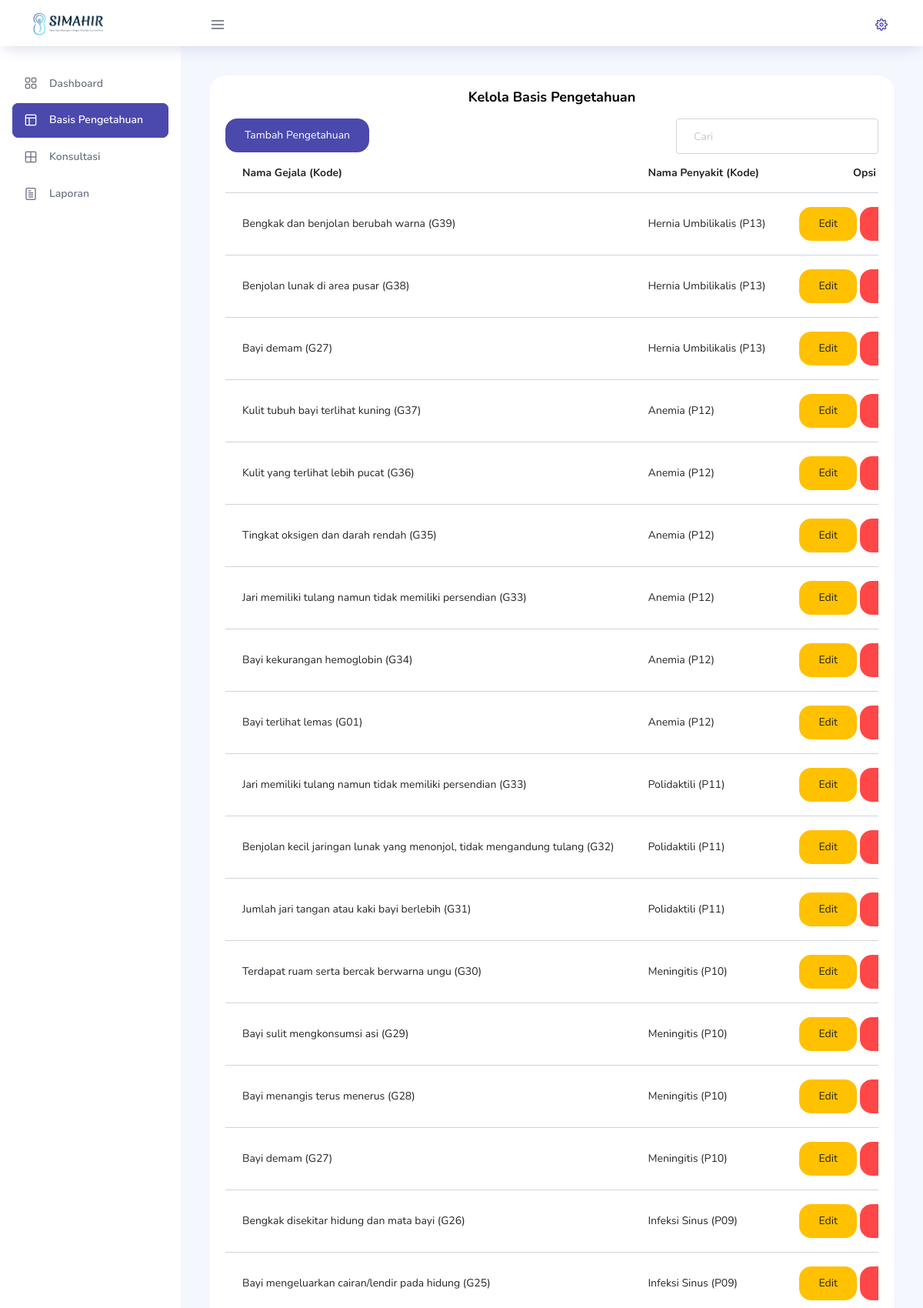
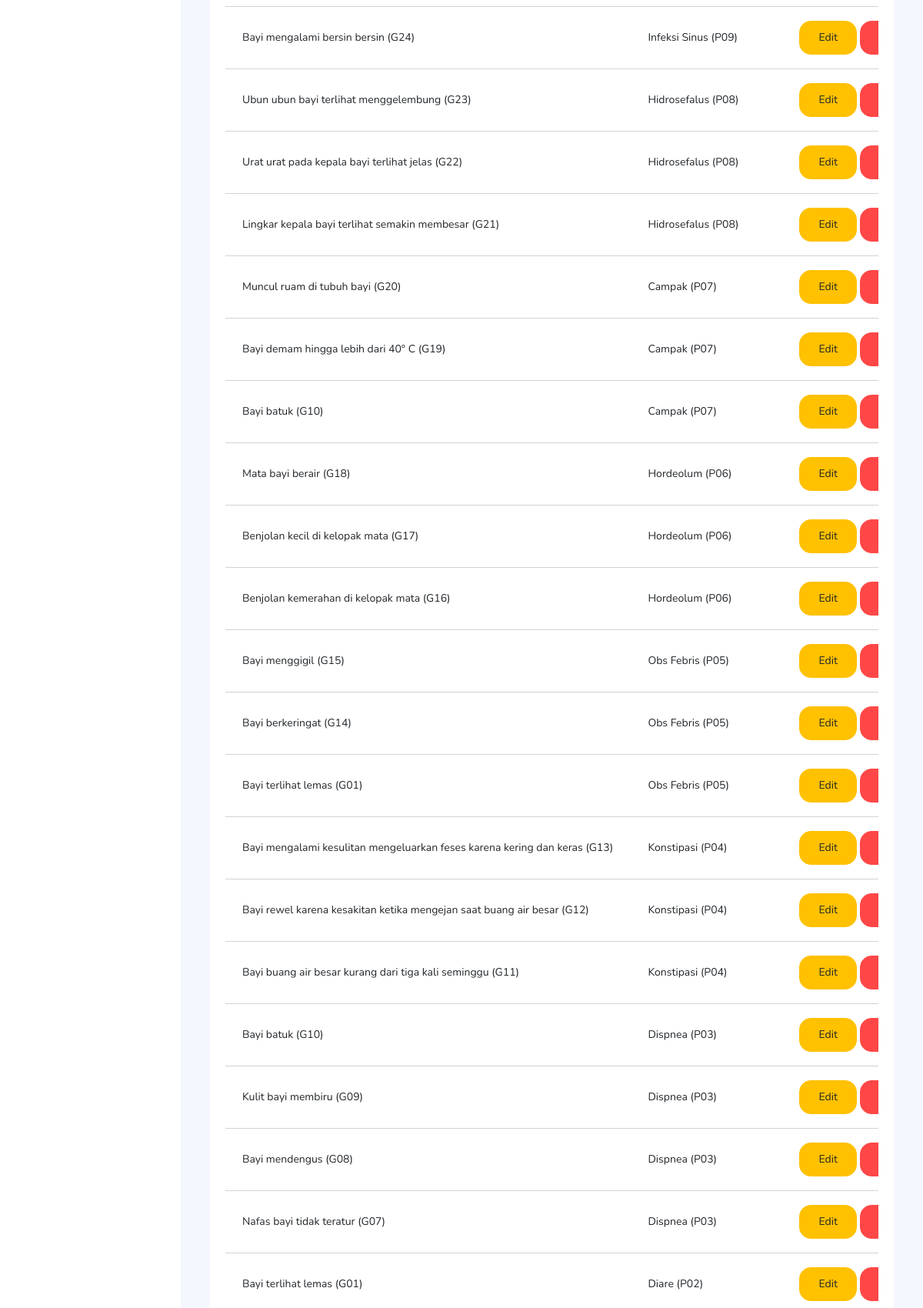
The app's page /view/basis_pengetahuan.php (signed in, upper part) with its own data (2 pictures, top to bottom).
### tables this page shows
CREATE TABLE `tb_pengetahuan`  (
  `id_pengetahuan` int(11) NOT NULL AUTO_INCREMENT,
  `kode_gejala` varchar(4) NULL DEFAULT NULL,
  `kode_penyakit` varchar(4) NULL DEFAULT NULL,
  PRIMARY KEY (`id_pengetahuan`) USING BTREE,
  INDEX `kd_gejala`(`kode_gejala`) USING BTREE,
  INDEX `kd_penyakit_pengetahuan`(`kode_penyakit`) USING BTREE,
  CONSTRAINT `kd_gejala` FOREIGN KEY (`kode_gejala`) REFERENCES `tb_gejala` (`kode_gejala`) ON DELETE CASCADE ON UPDATE CASCADE,
  CONSTRAINT `kd_penyakit_pengetahuan` FOREIGN KEY (`kode_penyakit`) REFERENCES `tb_penyakit` (`kode_penyakit`) ON DELETE CASCADE ON UPDATE CASCADE
);

CREATE TABLE `tb_gejala`  (
  `kode_gejala` varchar(4) NOT NULL,
  `nama_gejala` varchar(255) NOT NULL,
  PRIMARY KEY (`kode_gejala`) USING BTREE
);

CREATE TABLE `tb_penyakit`  (
  `kode_penyakit` varchar(4) NOT NULL,
  `nama_penyakit` varchar(50) NOT NULL,
  `keterangan_penyakit` text NULL,
  `foto` varchar(128) NULL DEFAULT NULL,
  `solusi` text NOT NULL,
  PRIMARY KEY (`kode_penyakit`) USING BTREE
);

### class/koneksi.php (called while the page is built, shortened)
<?php
    class koneksi{
        public function __construct($con){
            $this->db=$con;
        }
    }
?>

### view/basis_pengetahuan.php (the view, shortened to what this page needs)
<!DOCTYPE html>
<html lang="en">
<head>
    <link rel="stylesheet" href="../template/vendors/feather/feather.css">
    <link rel="stylesheet" href="../template/vendors/ti-icons/css/themify-icons.css">
    <link rel="stylesheet" href="../template/vendors/css/vendor.bundle.base.css">
    <link rel="stylesheet" href="../template/css/vertical-layout-light/style.css">
    <link rel="stylesheet" href="../template/vendors/select2/select2.min.css">
    <link rel="stylesheet" href="../template/vendors/select2-bootstrap-theme/select2-bootstrap.min.css">
</head>
<body>
    <div class="container-scroller">
        <nav class="navbar col-lg-12 col-12 p-0 fixed-top d-flex flex-row">
            <div class="text-center navbar-brand-wrapper d-flex align-items-center justify-content-center">
                <a class="navbar-brand brand-logo mr-5" href="../template/indexpakar.php"><img
                        src="../template/images/logo.png" class="mr-2" alt="logo" /></a>
            </div>
            <div class="navbar-menu-wrapper d-flex align-items-center justify-content-end">
                <button class="navbar-toggler navbar-toggler align-self-center" type="button" data-toggle="minimize">
                    <span class="icon-menu"></span>
                </button>
                <ul class="navbar-nav navbar-nav-right">
                    <li class="nav-item nav-profile dropdown">
                        <a class="nav-link dropdown-toggle" href="#" data-toggle="dropdown" id="profileDropdown">
                            <i class="icon-cog text-primary"></i>
                        </a>
                    </li>
                </ul>
            </div>
        </nav>
        <div class="container-fluid page-body-wrapper">
            <?php require_once '../template/menu_pakar.php' ?>
            <div class="main-panel">
                <div class="content-wrapper">
                    <div class="row">
                        <div class="col-lg-12 grid-margin stretch-card">
                            <div class="card">
                                <div class="card-body">
                                    <center>
                                        <h4 class="card-title">Kelola Basis Pengetahuan</h4>
                                    </center>
                                                    <?php
                                                    require_once '../class/koneksi.php';
                                                    require_once '../class/class_basis_pengetahuan.php';
                                                    ?>
                                    <div class="row justify-content-between">
                                        <div class="col-4">
                                            <button type="button" class="btn btn-primary" data-toggle="modal"
                                                data-target="#exampleModal">
                                                Tambah Pengetahuan
                                            </button>
                                        </div>
                                        <div class="col-4">
                                            <input class="form-control" placeholder="Cari" type='text' id='input'
                                                onkeyup='searchTable()'>
                                        </div>
                                    </div>
                                    <div class="table-responsive">
                                        <table class="table table-hover">
                                            <thead>
                                                <tr>
                                                    <th scope="col">Nama Gejala (Kode)</th>
                                                    <th scope="col">Nama Penyakit (Kode)</th>
                                                    <th>
                                                        <center>
                                                            Opsi
                                                        </center>
                                                    </th>
                                                </tr>
                                            </thead>
                                            <?php
                                            require_once '../class/class_basis_pengetahuan.php';
                                            $query = "SELECT tb_pengetahuan.*, tb_gejala.nama_gejala, tb_penyakit.nama_penyakit FROM tb_pengetahuan JOIN tb_gejala ON tb_pengetahuan.kode_gejala = tb_gejala.kode_gejala JOIN tb_penyakit ON tb_pengetahuan.kode_penyakit = tb_penyakit.kode_penyakit ORDER BY tb_pengetahuan.id_pengetahuan DESC";
                                            $pengetahuan->Tampilpengetahuan($query);
                                            ?>
                                        </table>
                                    </div>
                                </div>
                            </div>
                        </div>
                    </div>
                </div>
            </div>
        </div>
</body>
</html>

### class/class_basis_pengetahuan.php (shortened to what this page needs)
<?php
require_once 'koneksi.php';
class pengetahuan extends koneksi
{
    public function Tampilpengetahuan($query)
    {
        $query = $this->db->prepare($query);
        $query->execute();
        while ($row = $query->fetch(PDO::FETCH_ASSOC)) : ?>
            <tr>
                <td><?= "{$row['nama_gejala']} ({$row['kode_gejala']})"; ?></td>
                <td><?= "{$row['nama_penyakit']} ({$row['kode_penyakit']})"; ?></td>
                <td>
                    <center>
                        <a href="basis_pengetahuan_edit.php?id=<?= $row['id_pengetahuan'] ?>" class='btn btn-warning'><span class='bi bi-pen'></span>Edit</a>
                        <a class="del_pengetahuan btn btn-danger" id="<?= "{$row['id_pengetahuan']}" ?>">Hapus</a>
                    </center>
                </td>
            </tr>
        <?php endwhile;
    }
}

### records on screen
tb_pengetahuan: kode_gejala.nama_gejala "Bengkak dan benjolan berubah warna", kode_gejala "G39", kode_penyakit.nama_penyakit "Hernia Umbilikalis", kode_penyakit "P13"
tb_pengetahuan: kode_gejala.nama_gejala "Benjolan lunak di area pusar", kode_gejala "G38", kode_penyakit.nama_penyakit "Hernia Umbilikalis", kode_penyakit "P13"
tb_pengetahuan: kode_gejala.nama_gejala "Bayi demam", kode_gejala "G27", kode_penyakit.nama_penyakit "Hernia Umbilikalis", kode_penyakit "P13"
tb_pengetahuan: kode_gejala.nama_gejala "Kulit tubuh bayi terlihat kuning", kode_gejala "G37", kode_penyakit.nama_penyakit "Anemia", kode_penyakit "P12"
tb_pengetahuan: kode_gejala.nama_gejala "Kulit yang terlihat lebih pucat", kode_gejala "G36", kode_penyakit.nama_penyakit "Anemia", kode_penyakit "P12"
tb_pengetahuan: kode_gejala.nama_gejala "Tingkat oksigen dan darah rendah", kode_gejala "G35", kode_penyakit.nama_penyakit "Anemia", kode_penyakit "P12"
tb_pengetahuan: kode_gejala.nama_gejala "Jari memiliki tulang namun tidak memiliki persendian", kode_gejala "G33", kode_penyakit.nama_penyakit "Anemia", kode_penyakit "P12"
tb_pengetahuan: kode_gejala.nama_gejala "Bayi kekurangan hemoglobin", kode_gejala "G34", kode_penyakit.nama_penyakit "Anemia", kode_penyakit "P12"
tb_pengetahuan: kode_gejala.nama_gejala "Bayi terlihat lemas", kode_gejala "G01", kode_penyakit.nama_penyakit "Anemia", kode_penyakit "P12"
tb_pengetahuan: kode_gejala.nama_gejala "Jari memiliki tulang namun tidak memiliki persendian", kode_gejala "G33", kode_penyakit.nama_penyakit "Polidaktili", kode_penyakit "P11"
tb_pengetahuan: kode_gejala.nama_gejala "Benjolan kecil jaringan lunak yang menonjol, tidak mengandung tulang", kode_gejala "G32", kode_penyakit.nama_penyakit "Polidaktili", kode_penyakit "P11"
tb_pengetahuan: kode_gejala.nama_gejala "Jumlah jari tangan atau kaki bayi berlebih", kode_gejala "G31", kode_penyakit.nama_penyakit "Polidaktili", kode_penyakit "P11"
tb_pengetahuan: kode_gejala.nama_gejala "Terdapat ruam serta bercak berwarna ungu", kode_gejala "G30", kode_penyakit.nama_penyakit "Meningitis", kode_penyakit "P10"
tb_pengetahuan: kode_gejala.nama_gejala "Bayi sulit mengkonsumsi asi", kode_gejala "G29", kode_penyakit.nama_penyakit "Meningitis", kode_penyakit "P10"
tb_pengetahuan: kode_gejala.nama_gejala "Bayi menangis terus menerus", kode_gejala "G28", kode_penyakit.nama_penyakit "Meningitis", kode_penyakit "P10"
tb_pengetahuan: kode_gejala.nama_gejala "Bayi demam", kode_gejala "G27", kode_penyakit.nama_penyakit "Meningitis", kode_penyakit "P10"
tb_pengetahuan: kode_gejala.nama_gejala "Bengkak disekitar hidung dan mata bayi", kode_gejala "G26", kode_penyakit.nama_penyakit "Infeksi Sinus", kode_penyakit "P09"
tb_pengetahuan: kode_gejala.nama_gejala "Bayi mengeluarkan cairan/lendir pada hidung", kode_gejala "G25", kode_penyakit.nama_penyakit "Infeksi Sinus", kode_penyakit "P09"
tb_pengetahuan: kode_gejala.nama_gejala "Bayi mengalami bersin bersin", kode_gejala "G24", kode_penyakit.nama_penyakit "Infeksi Sinus", kode_penyakit "P09"
tb_pengetahuan: kode_gejala.nama_gejala "Ubun ubun bayi terlihat menggelembung", kode_gejala "G23", kode_penyakit.nama_penyakit "Hidrosefalus", kode_penyakit "P08"
tb_pengetahuan: kode_gejala.nama_gejala "Urat urat pada kepala bayi terlihat jelas", kode_gejala "G22", kode_penyakit.nama_penyakit "Hidrosefalus", kode_penyakit "P08"
tb_pengetahuan: kode_gejala.nama_gejala "Lingkar kepala bayi terlihat semakin membesar", kode_gejala "G21", kode_penyakit.nama_penyakit "Hidrosefalus", kode_penyakit "P08"
tb_pengetahuan: kode_gejala.nama_gejala "Muncul ruam di tubuh bayi", kode_gejala "G20", kode_penyakit.nama_penyakit "Campak", kode_penyakit "P07"
tb_pengetahuan: kode_gejala.nama_gejala "Bayi demam hingga lebih dari 40° C", kode_gejala "G19", kode_penyakit.nama_penyakit "Campak", kode_penyakit "P07"
tb_pengetahuan: kode_gejala.nama_gejala "Bayi batuk", kode_gejala "G10", kode_penyakit.nama_penyakit "Campak", kode_penyakit "P07"
tb_pengetahuan: kode_gejala.nama_gejala "Mata bayi berair", kode_gejala "G18", kode_penyakit.nama_penyakit "Hordeolum", kode_penyakit "P06"
tb_pengetahuan: kode_gejala.nama_gejala "Benjolan kecil di kelopak mata", kode_gejala "G17", kode_penyakit.nama_penyakit "Hordeolum", kode_penyakit "P06"
tb_pengetahuan: kode_gejala.nama_gejala "Benjolan kemerahan di kelopak mata", kode_gejala "G16", kode_penyakit.nama_penyakit "Hordeolum", kode_penyakit "P06"
tb_pengetahuan: kode_gejala.nama_gejala "Bayi menggigil", kode_gejala "G15", kode_penyakit.nama_penyakit "Obs Febris", kode_penyakit "P05"
tb_pengetahuan: kode_gejala.nama_gejala "Bayi berkeringat", kode_gejala "G14", kode_penyakit.nama_penyakit "Obs Febris", kode_penyakit "P05"
tb_pengetahuan: kode_gejala.nama_gejala "Bayi terlihat lemas", kode_gejala "G01", kode_penyakit.nama_penyakit "Obs Febris", kode_penyakit "P05"
tb_pengetahuan: kode_gejala.nama_gejala "Bayi mengalami kesulitan mengeluarkan feses karena kering dan keras", kode_gejala "G13", kode_penyakit.nama_penyakit "Konstipasi", kode_penyakit "P04"
tb_pengetahuan: kode_gejala.nama_gejala "Bayi rewel karena kesakitan ketika mengejan saat buang air besar", kode_gejala "G12", kode_penyakit.nama_penyakit "Konstipasi", kode_penyakit "P04"
tb_pengetahuan: kode_gejala.nama_gejala "Bayi buang air besar kurang dari tiga kali seminggu", kode_gejala "G11", kode_penyakit.nama_penyakit "Konstipasi", kode_penyakit "P04"
tb_pengetahuan: kode_gejala.nama_gejala "Bayi batuk", kode_gejala "G10", kode_penyakit.nama_penyakit "Dispnea", kode_penyakit "P03"
tb_pengetahuan: kode_gejala.nama_gejala "Kulit bayi membiru", kode_gejala "G09", kode_penyakit.nama_penyakit "Dispnea", kode_penyakit "P03"
tb_pengetahuan: kode_gejala.nama_gejala "Bayi mendengus", kode_gejala "G08", kode_penyakit.nama_penyakit "Dispnea", kode_penyakit "P03"
tb_pengetahuan: kode_gejala.nama_gejala "Nafas bayi tidak teratur", kode_gejala "G07", kode_penyakit.nama_penyakit "Dispnea", kode_penyakit "P03"
tb_pengetahuan: kode_gejala.nama_gejala "Bayi terlihat lemas", kode_gejala "G01", kode_penyakit.nama_penyakit "Diare", kode_penyakit "P02"
